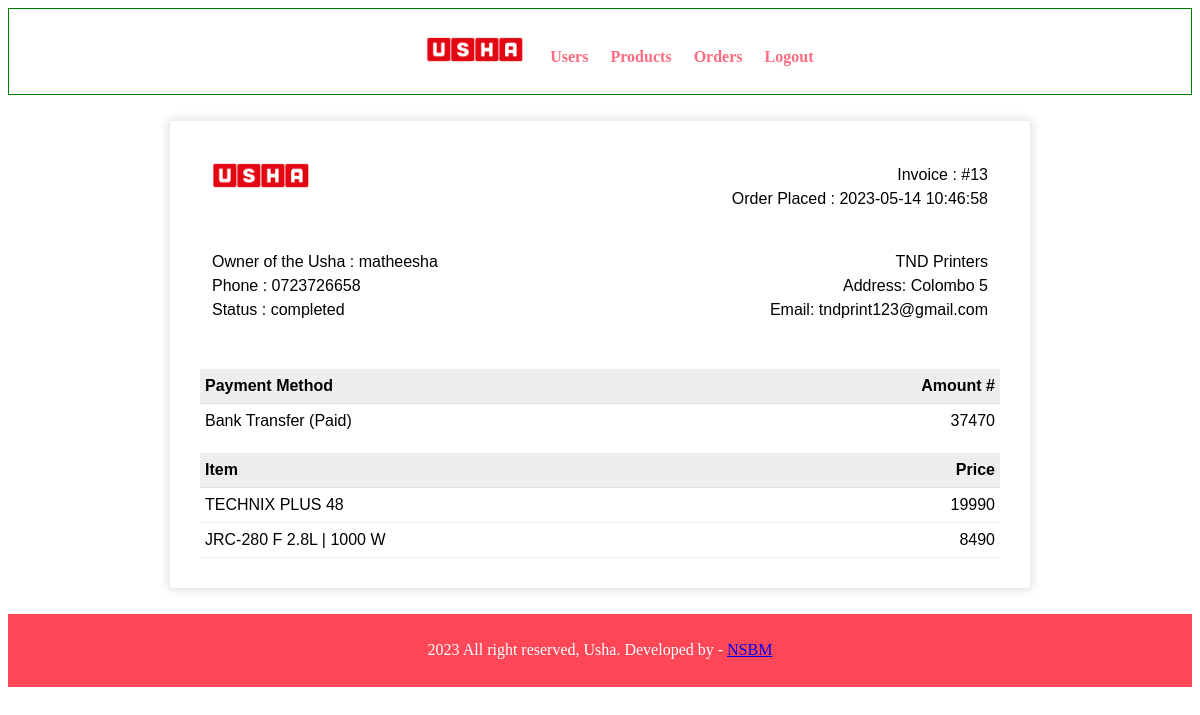
/admin/orderview.php?id=13, run on the app's committed database.
### tables this page shows
CREATE TABLE `order` (
  `id` int(10) NOT NULL,
  `status` varchar(20) NOT NULL DEFAULT 'pending',
  `subtotal` float NOT NULL,
  `userid` int(10) NOT NULL,
  `orderDate` timestamp NOT NULL DEFAULT current_timestamp()
);

CREATE TABLE `user` (
  `id` int(11) NOT NULL,
  `phone` text NOT NULL,
  `business_name` varchar(25) NOT NULL,
  `address` varchar(25) NOT NULL,
  `name` varchar(50) NOT NULL,
  `email` text NOT NULL,
  `password` varchar(50) NOT NULL,
  `username` varchar(50) NOT NULL
);

CREATE TABLE `orderdetail` (
  `orderid` int(10) NOT NULL,
  `name` varchar(255) NOT NULL,
  `email` varchar(255) NOT NULL,
  `phone` varchar(20) NOT NULL,
  `address` varchar(255) NOT NULL,
  `zipcode` varchar(10) NOT NULL,
  `city` varchar(30) NOT NULL
);

CREATE TABLE `orderitem` (
  `orderId` int(10) NOT NULL,
  `productId` int(10) NOT NULL,
  `quantity` int(10) NOT NULL
);

CREATE TABLE `product` (
  `id` int(11) NOT NULL,
  `product_name` text NOT NULL,
  `short_description` text NOT NULL,
  `description` text NOT NULL,
  `price` float NOT NULL,
  `stock` int(50) NOT NULL,
  `image` varchar(1024) NOT NULL,
  `category` varchar(50) NOT NULL
);

### admin/orderview.php (the view, shortened to what this page needs)
<?php include('partials/menu.php');
    if(isset($_GET['id']))
    {
        $id = $_GET['id'];
        $sql = "SELECT o.id AS order_id, o.status, o.subtotal, o.orderDate , u.business_name, od.name, od.email, od.phone, od.address, od.zipcode, od.city
            FROM `order` AS o
            JOIN `orderdetail` AS od ON o.id = od.orderid
            JOIN `user` AS u ON o.userid = u.id
            WHERE o.id = '$id'";
        $res = mysqli_query($conn,$sql);
        $count = mysqli_num_rows($res);
        if($count==1)
        {
            $row = mysqli_fetch_assoc($res);
            $sql = "SELECT p.product_name, p.price, oi.quantity FROM `orderitem` AS oi JOIN `product` AS p ON oi.productid = p.id WHERE oi.orderid = '$id'";
            $res = mysqli_query($conn,$sql);
            $products = mysqli_fetch_all($res, MYSQLI_ASSOC);
        }
        else
        {
            header('location:'.SITEURL.'admin/manage-order.php');
        }
    }
    else
    {
        header('location:'.SITEURL.'admin/manage-order.php');
    }
?>
    <div class="invoice-box" >
        <table cellpadding="0" cellspacing="0" >
            <tr class="top">
                <td colspan="2" >
                <table>
                    <tr>
                        <td>
                            <img src="../img/usha.png" height="25px" alt="" class="img-fluid1">
                        </td>
                        <td>
                            Invoice : #<?php echo $row["order_id"] ?><br>
                            Order Placed : <?php echo $row["orderDate"] ?><br>
                        </td>
                    </tr>
                </table>
                </td>
            </tr>
            <tr class="information" >
                <td colspan="2" >
                    <table>
                        <tr>
                            <td>
                                Owner of the Usha : matheesha<br>
                                Phone : 0723726658<br>
                                Status : <?php echo $row["status"] ?>
                            </td>
                            <td>
                                <?php echo $row["business_name"] ?><br>
                                Address: <?php echo $row["address"] ?><br>
                                Email: <?php echo $row["email"] ?>
                            </td>
                        </tr>
                    </table>
                </td>
            </tr>
            <tr class="heading" >
                <td>
                    Payment Method
                </td>
                <td>Amount #</td>
            </tr>
            <tr class="details" >
                <td>Bank Transfer (<?php if($row["status"] == "pending"){
                    echo "Pending";
                } else {
                    echo "Paid";
                } ?>)</td>
                <td><?php echo $row["subtotal"] ?></td>
            </tr>
            <tr class="heading" >
                <td>Item</td>
                <td>Price</td>
            </tr>
            <?php foreach($products as $product) { ?>
            <tr class="item" >
                <td><?php echo $product["product_name"] ?></td>
                <td><?php echo $product["price"] ?></td>
            </tr>
            <?php } ?>
        </table>
    </div>
<?php include('partials/footer.php'); ?>

### css/admin.css (style rules this page uses)
table tr td { padding: 1%; }

### admin/orderview.php (style rules this page uses)
.invoice-box { max-width: 800px; margin: auto; padding: 30px; border: 1px solid #eee; box-shadow: 0 0 10px rgba(0,0,0,0.15); font-size: 16px; line-height: 24px; font-family: Arial, Helvetica, sans-serif; margin-top: 25px; margin-bottom: 25px; }
.invoice-box table { width: 100%; line-height: inherit; text-align: left; }
.invoice-box table td { padding: 5px; vertical-align: top; }
.invoice-box table tr td:nth-child(2) { text-align: right; }
.invoice-box table tr.top table td { padding-bottom: 20px; }
.invoice-box table tr.information table td { padding-bottom: 40px; }
.invoice-box table tr.heading td { background: #eee; border-bottom: 1px solid #ddd; font-weight: bold; }
.invoice-box table tr.details td { padding-bottom: 20px; }
.invoice-box table tr.item td { border-bottom: 1px solid #eee; }

### data on the page
order: id "13", orderDate "2023-05-14 10:46:58", status "completed", userid.business_name "TND Printers", orderdetail.address "Colombo 5", orderdetail.email "tndprint123@gmail.com", subtotal "37470"
orderitem: productId.product_name "TECHNIX PLUS 48", productId.price "19990"
orderitem: productId.product_name "JRC-280 F 2.8L | 1000 W", productId.price "8490"
